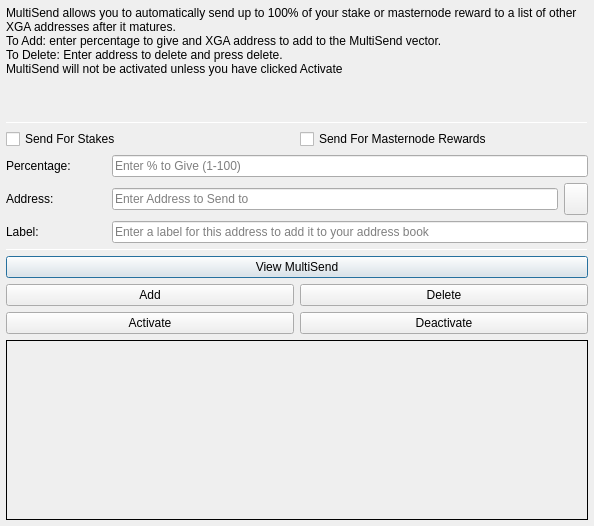
<?xml version="1.0" encoding="UTF-8"?>
<ui version="4.0">
 <class>MultiSendDialog</class>
 <widget class="QDialog" name="MultiSendDialog">
  <property name="windowModality">
   <enum>Qt::NonModal</enum>
  </property>
  <property name="geometry">
   <rect>
    <x>0</x>
    <y>0</y>
    <width>594</width>
    <height>526</height>
   </rect>
  </property>
  <property name="windowTitle">
   <string>MultiSend</string>
  </property>
  <layout class="QVBoxLayout" name="verticalLayout" stretch="0">
   <property name="leftMargin">
    <number>6</number>
   </property>
   <property name="topMargin">
    <number>6</number>
   </property>
   <property name="rightMargin">
    <number>6</number>
   </property>
   <property name="bottomMargin">
    <number>6</number>
   </property>
   <item>
    <layout class="QVBoxLayout" name="verticalLayout_Main" stretch="1,1,1,0,1,1,1">
     <item>
      <widget class="QLabel" name="label_2">
       <property name="lineWidth">
        <number>1</number>
       </property>
       <property name="text">
        <string>MultiSend allows you to automatically send up to 100% of your stake or masternode reward to a list of other XGA addresses after it matures.
To Add: enter percentage to give and XGA address to add to the MultiSend vector.
To Delete: Enter address to delete and press delete.
MultiSend will not be activated unless you have clicked Activate</string>
       </property>
       <property name="alignment">
        <set>Qt::AlignLeading|Qt::AlignLeft|Qt::AlignTop</set>
       </property>
       <property name="wordWrap">
        <bool>true</bool>
       </property>
      </widget>
     </item>
     <item>
      <widget class="Line" name="line">
       <property name="minimumSize">
        <size>
         <width>0</width>
         <height>1</height>
        </size>
       </property>
       <property name="maximumSize">
        <size>
         <width>16777215</width>
         <height>1</height>
        </size>
       </property>
       <property name="orientation">
        <enum>Qt::Horizontal</enum>
       </property>
      </widget>
     </item>
     <item>
      <layout class="QVBoxLayout" name="verticalLayout_Settings">
       <item>
        <layout class="QHBoxLayout" name="horizontalLayout">
         <item>
          <widget class="QCheckBox" name="multiSendStakeCheckBox">
           <property name="text">
            <string>Send For Stakes</string>
           </property>
          </widget>
         </item>
         <item>
          <widget class="QCheckBox" name="multiSendMasternodeCheckBox">
           <property name="text">
            <string>Send For Masternode Rewards</string>
           </property>
          </widget>
         </item>
        </layout>
       </item>
       <item>
        <layout class="QHBoxLayout" name="horizontalLayout_6">
         <item>
          <widget class="QLabel" name="label">
           <property name="minimumSize">
            <size>
             <width>100</width>
             <height>0</height>
            </size>
           </property>
           <property name="toolTip">
            <string>Percentage of stake to send</string>
           </property>
           <property name="text">
            <string>Percentage:</string>
           </property>
          </widget>
         </item>
         <item>
          <widget class="QLineEdit" name="multiSendPercentEdit">
           <property name="toolTip">
            <string>Enter whole numbers 1 - 100</string>
           </property>
           <property name="placeholderText">
            <string>Enter % to Give (1-100)</string>
           </property>
          </widget>
         </item>
        </layout>
       </item>
       <item>
        <layout class="QHBoxLayout" name="horizontalLayout_7">
         <item>
          <widget class="QLabel" name="label_5">
           <property name="minimumSize">
            <size>
             <width>100</width>
             <height>0</height>
            </size>
           </property>
           <property name="toolTip">
            <string>Address to send portion of stake to</string>
           </property>
           <property name="text">
            <string>Address:</string>
           </property>
          </widget>
         </item>
         <item>
          <widget class="QLineEdit" name="multiSendAddressEdit">
           <property name="toolTip">
            <string/>
           </property>
           <property name="placeholderText">
            <string>Enter Address to Send to</string>
           </property>
          </widget>
         </item>
         <item>
          <widget class="QToolButton" name="addressBookButton">
           <property name="maximumSize">
            <size>
             <width>16777215</width>
             <height>32</height>
            </size>
           </property>
           <property name="toolTip">
            <string>Choose an address from the address book</string>
           </property>
           <property name="text">
            <string/>
           </property>
           <property name="icon">
            <iconset resource="../xgamingup.qrc">
             <normaloff>:/icons/address-book</normaloff>:/icons/address-book</iconset>
           </property>
           <property name="shortcut">
            <string>Alt+A</string>
           </property>
          </widget>
         </item>
        </layout>
       </item>
      </layout>
     </item>
     <item>
      <layout class="QHBoxLayout" name="horizontalLayout_3">
       <item>
        <widget class="QLabel" name="label_3">
         <property name="minimumSize">
          <size>
           <width>100</width>
           <height>0</height>
          </size>
         </property>
         <property name="text">
          <string>Label:</string>
         </property>
        </widget>
       </item>
       <item>
        <widget class="QLineEdit" name="labelAddressLabelEdit">
         <property name="placeholderText">
          <string>Enter a label for this address to add it to your address book</string>
         </property>
        </widget>
       </item>
      </layout>
     </item>
     <item>
      <widget class="Line" name="line_2">
       <property name="minimumSize">
        <size>
         <width>0</width>
         <height>1</height>
        </size>
       </property>
       <property name="maximumSize">
        <size>
         <width>16777215</width>
         <height>1</height>
        </size>
       </property>
       <property name="orientation">
        <enum>Qt::Horizontal</enum>
       </property>
      </widget>
     </item>
     <item>
      <layout class="QVBoxLayout" name="verticalLayout_Buttons">
       <item>
        <layout class="QHBoxLayout" name="horizontalLayout_4">
         <item>
          <widget class="QPushButton" name="viewButton">
           <property name="toolTip">
            <string/>
           </property>
           <property name="statusTip">
            <string>View MultiSend Vector</string>
           </property>
           <property name="text">
            <string>View MultiSend</string>
           </property>
          </widget>
         </item>
        </layout>
       </item>
       <item>
        <layout class="QHBoxLayout" name="horizontalLayout_2">
         <item>
          <widget class="QPushButton" name="addButton">
           <property name="toolTip">
            <string/>
           </property>
           <property name="statusTip">
            <string>Add to MultiSend Vector</string>
           </property>
           <property name="text">
            <string>Add</string>
           </property>
          </widget>
         </item>
         <item>
          <widget class="QPushButton" name="deleteButton">
           <property name="toolTip">
            <string/>
           </property>
           <property name="statusTip">
            <string>Delete Address From MultiSend Vector</string>
           </property>
           <property name="text">
            <string>Delete</string>
           </property>
          </widget>
         </item>
        </layout>
       </item>
       <item>
        <layout class="QHBoxLayout" name="horizontalLayout_5">
         <item>
          <widget class="QPushButton" name="activateButton">
           <property name="statusTip">
            <string>Activate MultiSend</string>
           </property>
           <property name="text">
            <string>Activate</string>
           </property>
          </widget>
         </item>
         <item>
          <widget class="QPushButton" name="disableButton">
           <property name="statusTip">
            <string>Deactivate MultiSend</string>
           </property>
           <property name="text">
            <string>Deactivate</string>
           </property>
          </widget>
         </item>
        </layout>
       </item>
      </layout>
     </item>
     <item>
      <widget class="QLabel" name="message">
       <property name="minimumSize">
        <size>
         <width>0</width>
         <height>180</height>
        </size>
       </property>
       <property name="frameShape">
        <enum>QFrame::Panel</enum>
       </property>
       <property name="frameShadow">
        <enum>QFrame::Plain</enum>
       </property>
       <property name="lineWidth">
        <number>1</number>
       </property>
       <property name="midLineWidth">
        <number>1</number>
       </property>
       <property name="text">
        <string/>
       </property>
       <property name="alignment">
        <set>Qt::AlignLeading|Qt::AlignLeft|Qt::AlignTop</set>
       </property>
       <property name="wordWrap">
        <bool>true</bool>
       </property>
      </widget>
     </item>
    </layout>
   </item>
  </layout>
 </widget>
 <resources>
  <include location="../xgamingup.qrc"/>
 </resources>
 <connections/>
</ui>
